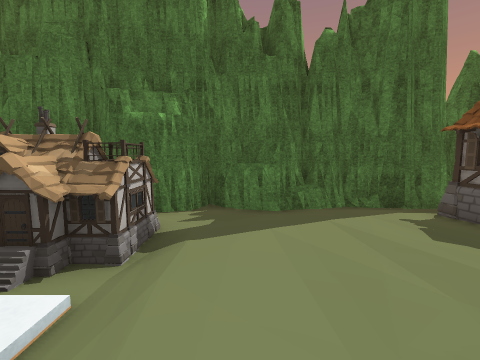
View 1 (above)

24 first-person views from a walk through a 3-D level made in the Unity game engine. The camera is 1.3 m above the floor, tilts 6° down and sees 90° across. The floor is counted in squares, 1 m on a side. Each view is taken from the middle of a square. On the plan, view 1 faces up. The plan holds only what a view shows up to about 12 squares ahead; the rest is blank. Door leaves are left out, so doorways stand open. Some surface patterns are stand-ins.

View 2
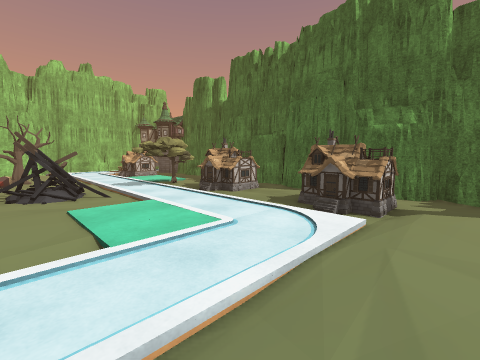

View 3
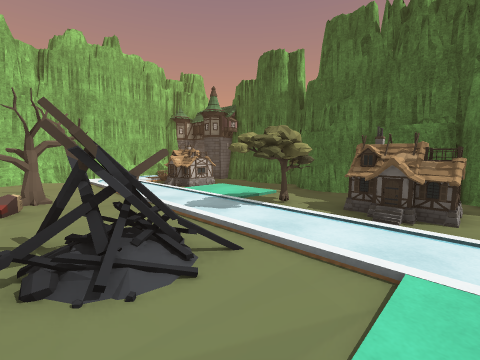

View 4
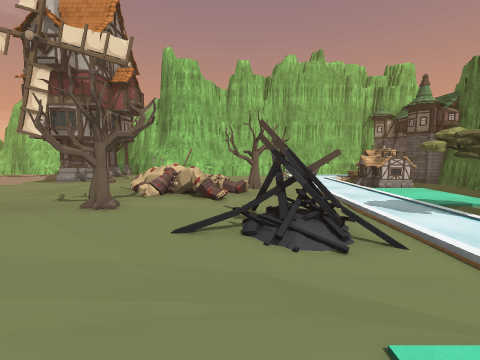

View 5
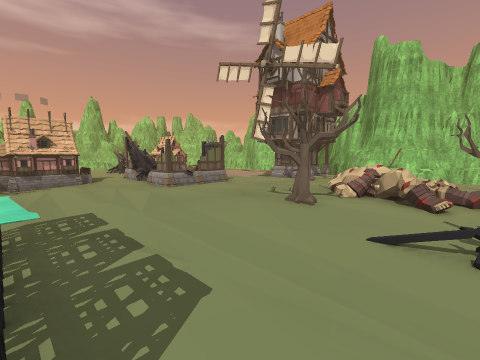

View 6
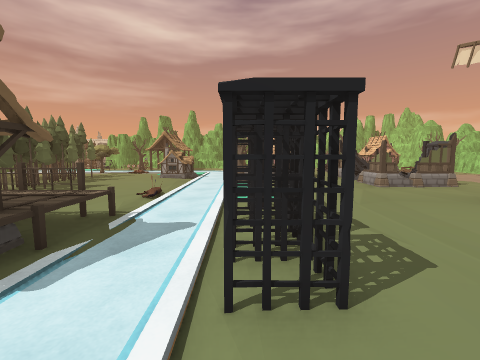

View 7
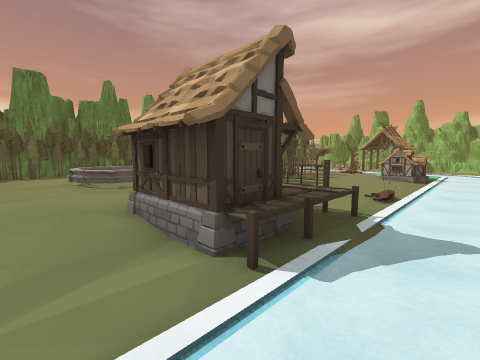

View 8
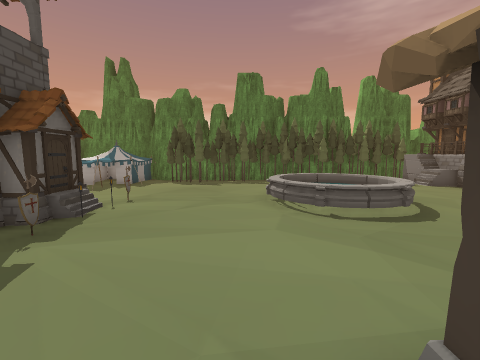

View 9
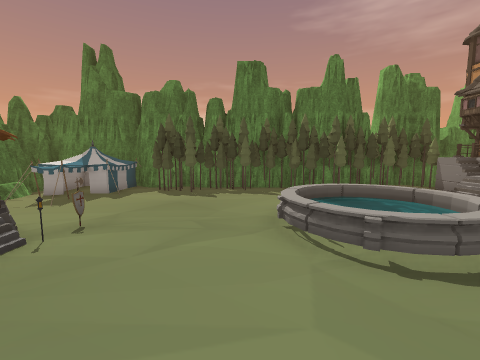

View 10
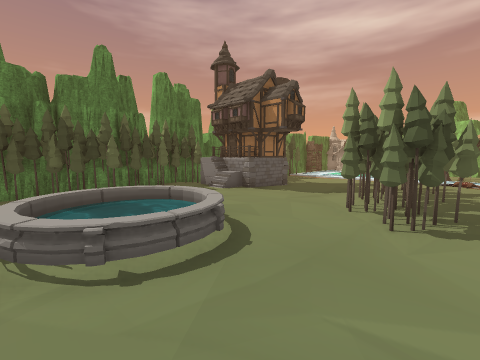

View 11
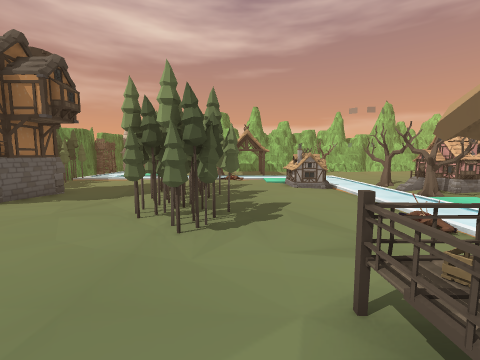

View 12
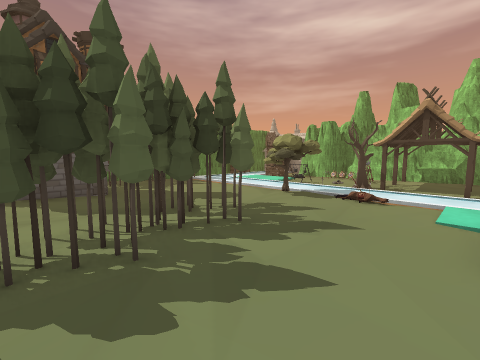

View 13
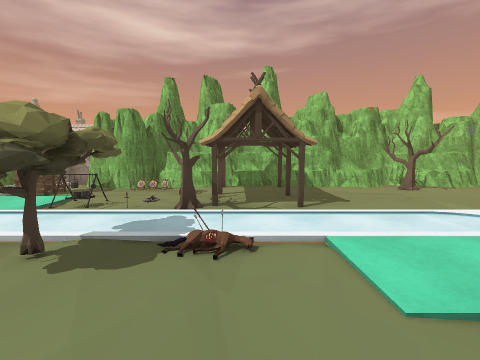

View 14
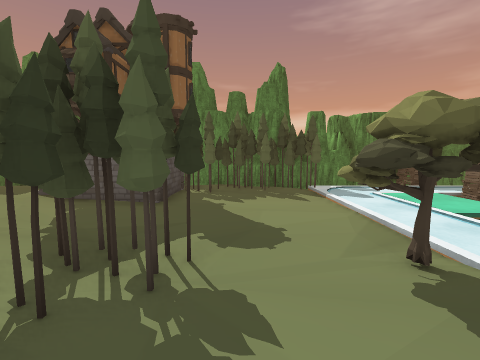

View 15
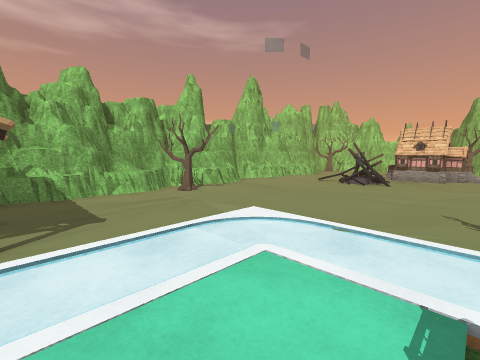

View 16
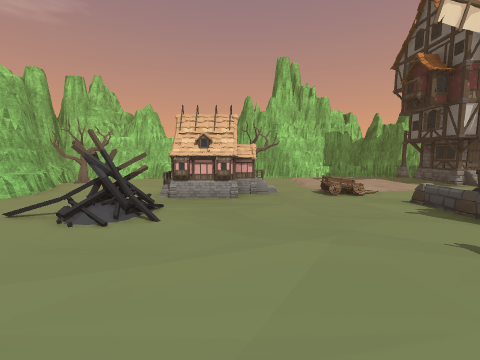

View 17
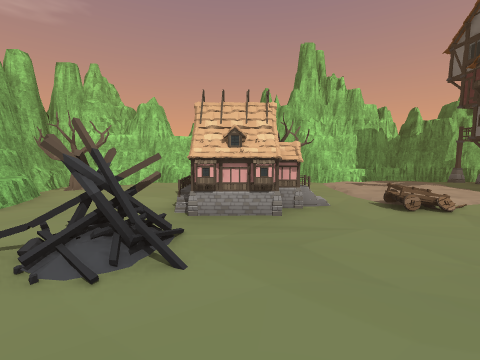

View 18
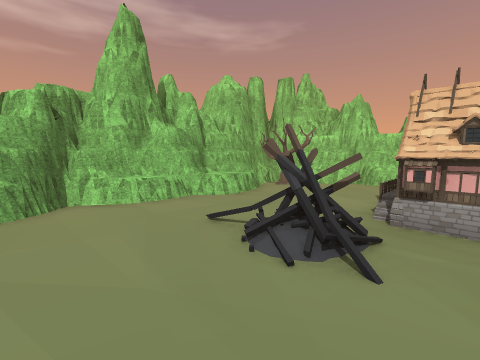

View 19
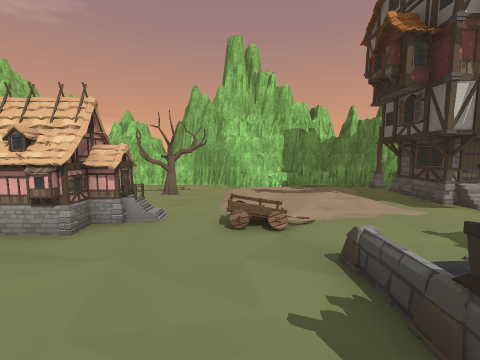

View 20
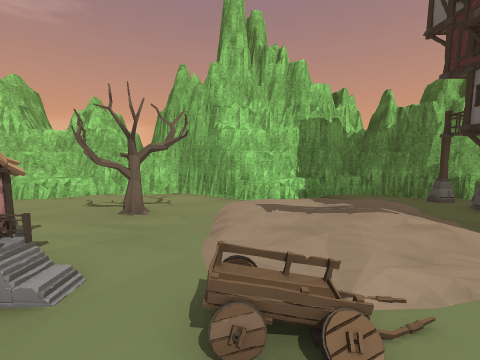

View 21
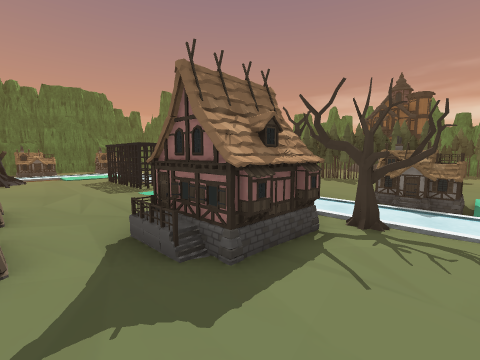

View 22
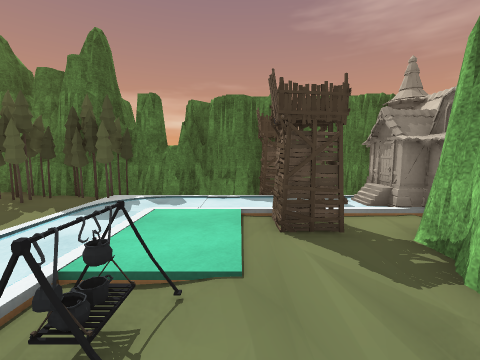

View 23
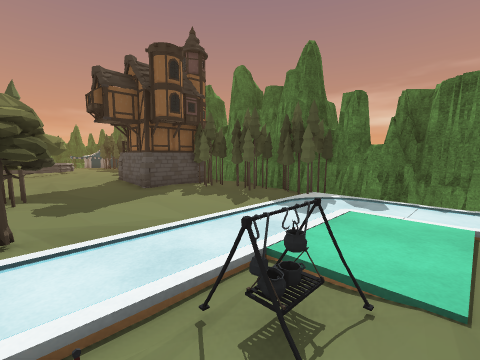

View 24
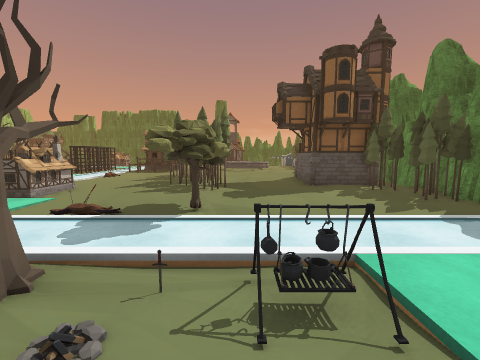

### Floor plan
Key: @ floor where view 1 was taken; # wall or solid block; x gap in a wall; . main floor; : floor 0.25 m higher than the main floor; - floor 0.25 m lower than the main floor; / step, stairs or slope; D open door; = window, fence, low wall or low ledge; ≈ water the walk keeps out of; ^ raised ledge; v drop or lower ground; H house; T tree; U hut; P pine tree; E tent; S stove; W tower; C cart.
Columns run from 21 left of view 1 to 15 right of it. Each row starts with its distance up from view 1.
  8     ###
  7     #-#########     #######       ###
  6     H..#=.##.########^#=.##      ##.#
  5      ............  .......#     .E  #
  4     HHH//....HHH..HH......     .EEEE#
  3     HHH/.. TTHHH..HH/....     ..EEEE#
  2     ////.. TT...........:    ....EEE#
  1      ......T............  ###.....P##
  0   ...////./////......@  :==:==:::.P##
 -1 #..........=#......... .:::::::::PP#
 -2 #=....T/...##/.........::::::::::.P#
 -3 #^....TT:.../......./..::::::::::.P#
 -4  ##    #==../...#D..UUUU::::≈≈::::.#
 -5  ###   ===T.....#D..UUUU:::≈≈≈=   PP
 -6   ##    =:TT:...#D..UU U:::=≈≈≈   P#
 -7    #   T:::T::..#D..UUUU..:=≈≈=  PP#
 -8       :T::::::..#D..........::   :P#
 -9  #### #T::::::...........P..::: ::P#
-10 ##::#=# ::::::... ..=....PP..:::::PP
-11 ##:##:#::HH/H::.. ......PPPP...: :P#
-12 #=:::::::H  H::.........:PPP...HHHH##
-13 ##/::::::/ H/::.TT....:::PPP...HHHH#
-14 #^/::::::: HH:HHHT....:::PPP...H##P#
-15 #^/::::::::H::HHHH.....::PPP...HHPP#
-16 ##/::::C.:::::HHHT..HHH.:.PP.....PP#
-17 ##.......::::::::T..HHH...........P#
-18 #..T...H...::::::...HH.....T.....PP##
-19 #..TT:HHH...:.............TTT.....P##
-20 #..::: HH...........--.//=TT...///PP#
-21 ##::::HHH#/................T.......##
-22 #=::::...#/.......///////T.........##
-23 #^.:::..///.........../xxTT.SS.....v#
-24 ##..:...../...............T........v#
-25  ##.T..................xx#=....WW..W#
-26  ##.T.=^........TT.........  ..WW..W#
-27   #.T^^^##^..=^^TT====##########... #
-28   ################^#####        HHH #
-29                 ####            HHHH#

Positions as (right, up) in squares from view 1, and headings:
1: (0, 0), facing up
2: (0, -3), facing up-left
3: (-6, -3), facing up-left
4: (-5, -3), facing left
5: (-5, -3), facing down-left
6: (-4, -2), facing down
7: (-3, -2), facing down-right
8: (1, -3), facing right
9: (3, -3), facing right
10: (3, -4), facing down-right
11: (3, -5), facing down
12: (1, -12), facing down-right
13: (3, -16), facing down
14: (3, -17), facing right
15: (1, -18), facing down-left
16: (-6, -19), facing left
17: (-8, -20), facing left
18: (-8, -20), facing down-left
19: (-9, -16), facing left
20: (-12, -16), facing left
21: (-9, -18), facing up-right
22: (6, -24), facing right
23: (6, -24), facing up-right
24: (7, -25), facing up
